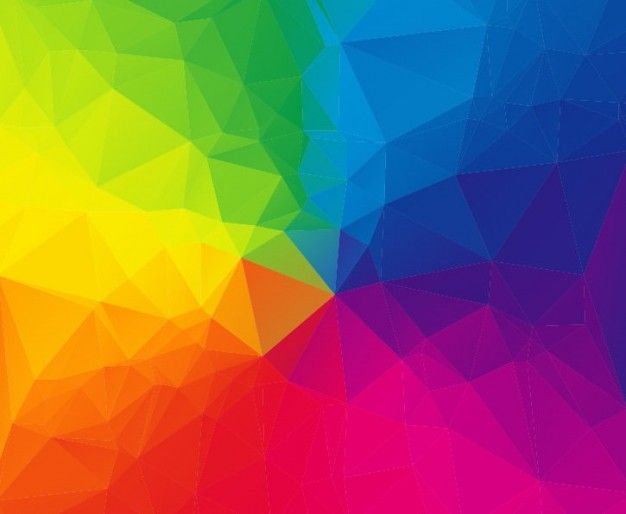
#> input picture Summer2018/Image_Clustering/Shuffle/cluster/test.jpg, 626 x 514 px
$ python opencv.py
#> lines starting #> are read from the running program, lines starting #| are printed output that depends on the picture
from sklearn.cluster import KMeans
import numpy as np
from numpy import array
from scipy.cluster.vq import vq, kmeans, whiten
import scipy as sc
import cv2
import numpy as np
import matplotlib.pyplot as plt

y = plt.imread('test.jpg')
#> y is the input picture: shape (514, 626, 3); mean R, G, B 139.7, 101.6, 86.6
imgplot = plt.imshow(y)
plt.show()


X = plt.imread('test_scrambled.jpg')
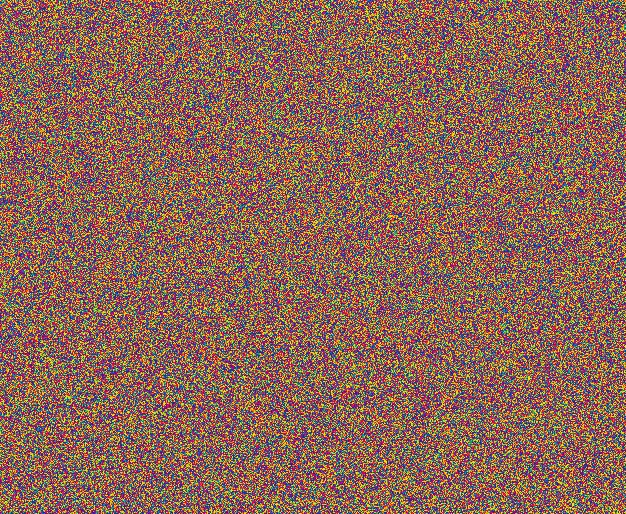
#> input picture Summer2018/Image_Clustering/Shuffle/cluster/test_scrambled.jpg, 626 x 514 px
#> X is the input picture: shape (514, 626, 3); mean R, G, B 139.3, 101.5, 86.9
imgplot = plt.imshow(X)
plt.show()


new_X=X.reshape((-1,3))

print(X.shape)
#| (514, 626, 3)
print(new_X.shape)
#| (321764, 3)

kmeans = KMeans(n_clusters=10, random_state=0).fit(new_X)

print(kmeans.labels_.shape)
#| (321764,)

kmeans.predict([[100,100,100]])


#kmeans.cluster_centers_


new_kmeans = kmeans.labels_.argsort()
sorted_X = new_X[new_kmeans]
new_kmeans = sorted_X.reshape((X.shape[0],X.shape[1],3))
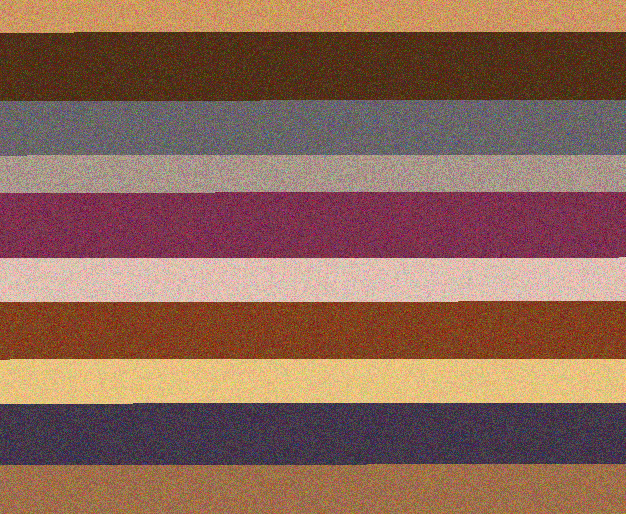
#> new_kmeans: shape (514, 626, 3); mean R, G, B 139.3, 101.5, 86.9
plt.imshow(new_kmeans)


type(new_kmeans)
plt.imshow(new_kmeans)

plt.show()
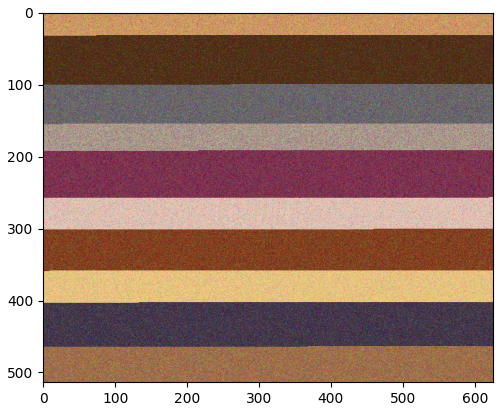
#> figure drawn by matplotlib, 1 panel
